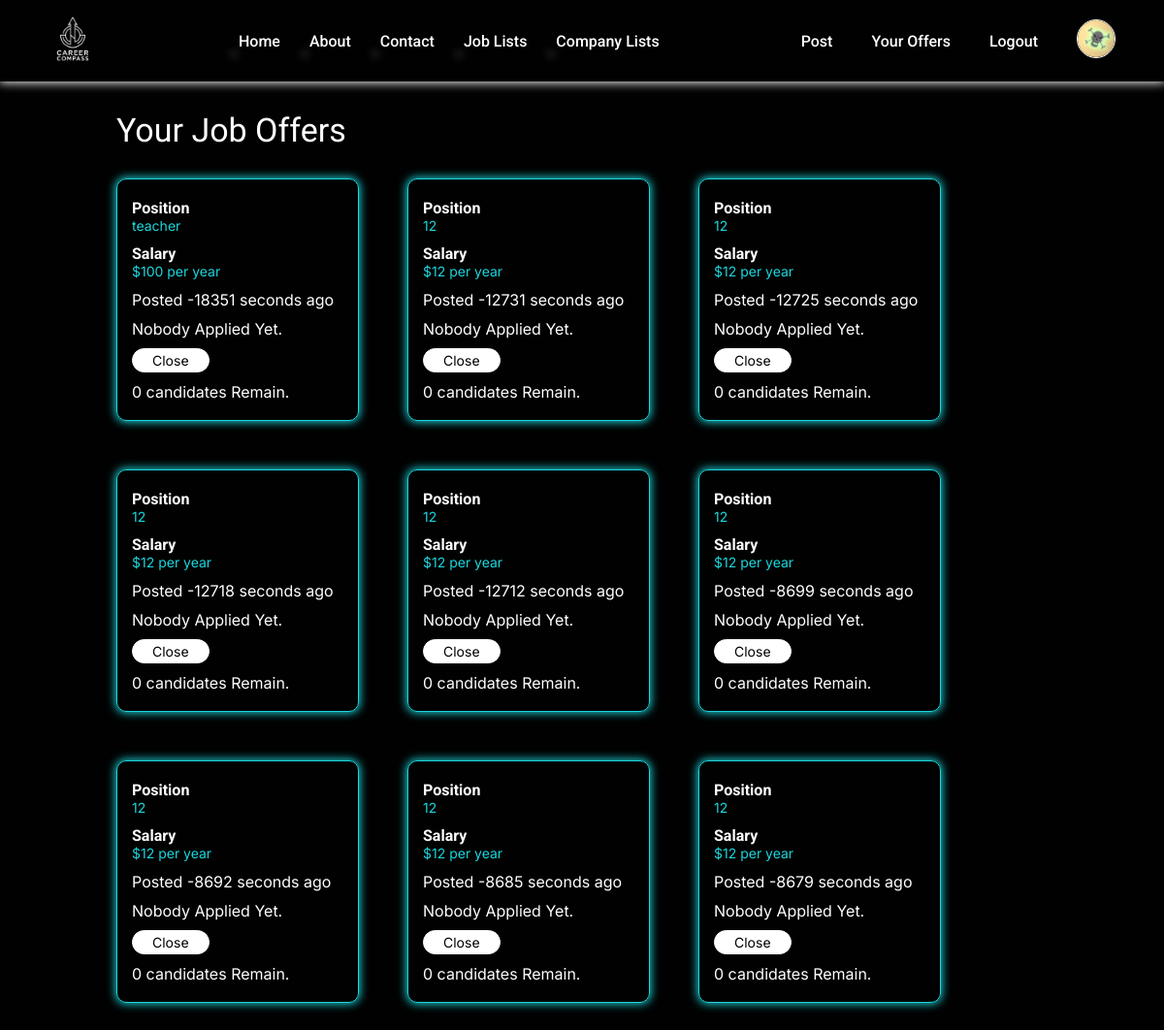
The page /offer/ (signed in) on the database its author committed.
### registration/models.py (models this page shows)
class User(AbstractUser):
    email = models.EmailField(unique=True)

class Company(models.Model):
    user = models.OneToOneField(User, on_delete=models.CASCADE, related_name="company")
    image = models.ImageField(upload_to='images/')
    location = models.TextField()
    description = models.TextField()

### jobs/models.py (models this page shows)
class Job(models.Model):
    owner = models.ForeignKey(Company, on_delete=models.CASCADE, related_name="jobs")
    position = models.CharField(max_length=64)
    salary = models.IntegerField()
    location = models.TextField()
    workingTime = models.IntegerField()
    field = models.CharField(max_length=64)
    description = models.TextField()
    requirement = models.TextField()
    benefit = models.TextField()
    type = models.CharField(max_length=5, default="open")
    year = models.IntegerField()
    month = models.IntegerField()
    day = models.IntegerField()
    hour = models.IntegerField()
    minute = models.IntegerField()
    second = models.IntegerField()

### jobs/views.py (the view)
# urls.py: path("offer/", views.offer, name="offer"),
def offer(request):
    if request.method == "GET":
        if request.user.is_authenticated:
            if hasattr(request.user, "company"):
                openJobs = request.user.company.jobs.filter(type="open").order_by("-year", "-month", "-day", "-hour", "-minute", "-second")
                closeJobs = request.user.company.jobs.filter(type="close").order_by("-year", "-month", "-day", "-hour", "-minute", "-second")
                today = datetime.now()
                for job in openJobs:
                    postDate = datetime(year=job.year, month=job.month, day=job.day, hour=job.hour, minute=job.minute, second=job.second)
                    differenceTime = (today - postDate).total_seconds()
                    job.text = getPostTime(differenceTime)
                    job.applyCount = job.candidates.count()
                    job.remainingCount = job.candidates.filter(reject=False).count()
                for job in closeJobs:
                    postDate = datetime(year=job.year, month=job.month, day=job.day, hour=job.hour, minute=job.minute, second=job.second)
                    differenceTime = (today - postDate).total_seconds()
                    job.text = getPostTime(differenceTime)
                    job.applyCount = job.candidates.count()
                    job.remainingCount = job.candidates.filter(reject=False).count()
                return render(request, "offer.html", {
                    "openJobs" : openJobs,
                    "closeJobs" : closeJobs,
                    "type" : "company"
                })
            return HttpResponseRedirect(reverse("index"))
        return HttpResponseRedirect(reverse("index"))

### jobs/helpers.py (called while the page is built)
def getPostTime(seconds):
    if seconds > 86400:
        seconds = round(seconds // 86400)
        text = f"{seconds} days"
    elif seconds > 3600:
        print(True)
        seconds = round(seconds // 3600)
        text = f"{seconds} hours"
    elif seconds > 60:
        seconds = round(seconds // 60)
        text = f"{seconds} minutes"
    else:
        seconds = round(seconds)
        text = f"{seconds} seconds"
    return text

### templates/offer.html (shortened to what this page needs)
{% extends "layout.html" %}
{% load static %}
{% block css %}
    <link rel="stylesheet" href="{% static 'css/offer.css' %}">
{% endblock %}
{% block main %}
    {% if openJobs or closeJobs %}
        {% if openJobs %}
            <h1 class="offer-heading">Your Job Offers</h1>
            <div class="joboffer-list open-jobs">
                {% for job in openJobs %}
                    <div class="job">
                        <div class="info">
                            <h4>Position</h4>
                            <span>{{job.position}}</span>
                        </div>
                        <div class="info">
                            <h4>Salary</h4>
                            <span>${{job.salary}} per year</span>
                        </div>
                        <p>Posted {{job.text}} ago</p>
                        <div class="button-list">
                            {% if job.applyCount == 0 %}
                                <p>Nobody Applied Yet.</p>
                            {% else %}
                                <p>{{job.applyCount}} Total Applys.</p>
                            {% endif %}
                            <button class="closeBtn btn">Close</button>
                            {% if job.remainingCount == 0 %}
                                <p>0 candidates Remain.</p>
                            {% else %}
                                <a href="{% url 'getCandidates' job.id %}" class="btn detailBtn">{{job.remainingCount}} Remaining.</a>
                            {% endif %}
                        </div>
                    </div>
                {% endfor %}
            </div>
        {% endif %}
    {% else %}
        <p>You don't have any job offer.</p>
        <a href="{% url 'post' %}">Post Some Here.</a>
    {% endif %}
{% endblock %}

### templates/layout.html (shortened to what this page needs)
{% load static %}
<!DOCTYPE html>
<html lang="en">
<head>
    <link rel="stylesheet" href="{% static 'css/layout.css' %}">
    {% block css %}
    {% endblock %}
</head>
<body>
    <header class="header">
        <nav class="navigation-bar">
            <ul>
                <li>
                    <a href="{% url 'index' %}">
                        <img class="logo" src="{% static 'images/logo.png' %}" alt="CareerCompass">
                    </a>
                </li>
            </ul>
            <ul>
                <li><a href="#">Home</a></li>
                <li><a href="#">About</a></li>
                <li><a href="#">Contact</a></li>
                <li><a href="{% url 'jobs' %}">Job Lists</a></li>
                <li><a href="#">Company Lists</a></li>
            </ul>
            <ul>
                {% if type == "employee" %}
                    <li><a href="{% url 'logout' %}">Logout</a></li>
                    <li><a href="#">
                        <img src="{{user.employee.image.url}}" alt="{{user.username}}" class="profile">
                    </a></li>
                {% elif type == "company" %}
                    <li><a href="{% url 'post' %}">Post</a></li>
                    <li><a href="{% url 'offer' %}">Your Offers</a></li>
                    <li><a href="{% url 'logout' %}">Logout</a></li>
                    <li><a href="#">
                        <img src="{{user.company.image.url}}" alt="{{user.username}}" class="profile">
                    </a></li>
                {% else %}
                    <li><a href="{% url 'register_view' %}" class="register">Register</a></li>
                    <li><a href="{% url 'login' %}" class="signin">Sign In</a></li>
                {% endif %}
            </ul>
        </nav>
    </header>
    {% block main %}
    {% endblock %}
</body>
</html>

### static/css/layout.css (style rules this page uses)
* { margin: 0; padding: 0; box-sizing: border-box; }
:root { --backColor : #010101; --textColor : #FFFFFF; --styleColor : #1CD6DC; --headingFont : "Roboto", sans-serif; --textFont : "Inter", sans-serif; --largestSize : 40px; --largeSize : 34px; --mediumSize : 20px; --textSize : 16px; --smallSize : 14px; }
body { background-color: var(--backColor); overflow-x: hidden; }
.profile { width: 40px; height: 40px; border-radius: 50%; object-fit: cover; object-position: center; border: 1px solid var(--textColor); }
.header { background-color: var(--backColor); font-family: var(--headingFont); font-weight: 500; font-size: var(--textSize); box-shadow: 0px 0px 10px 1px var(--textColor); position: sticky; top: 0; z-index: 3; }
.navigation-bar, .navigation-bar ul { display: flex; justify-content: space-between; align-items: center; }
.navigation-bar ul { list-style-type: none; }
.navigation-bar ul li { padding: 0px 5px; }
.header .navigation-bar ul li a { text-decoration: none; color: var(--textColor); }
.logo { width: 80px; margin-left: 30px; }
.navigation-bar ul:nth-child(2) li { margin: 0px 10px; position: relative; }
.navigation-bar ul:nth-child(2) li::after { content: ''; position: absolute; width: 0px; height: 2px; background-color: var(--textColor); left: 0; bottom: -5px; transition: all 0.3s linear; box-shadow: 0px 0px 10px 1px var(--textColor); }
.navigation-bar ul:nth-child(3) { margin-right: 30px; }
.navigation-bar ul:nth-child(3) li { margin: 0px 5px; }
.navigation-bar ul:nth-child(3) li a { padding: 5px 10px; display: block; transition: all 0.3s linear; }

### static/css/offer.css (style rules this page uses)
* { margin: 0; padding: 0; box-sizing: border-box; }
:root { --backColor : #010101; --textColor : #FFFFFF; --styleColor : #1CD6DC; --headingFont : "Roboto", sans-serif; --textFont : "Inter", sans-serif; --largestSize : 40px; --largeSize : 34px; --mediumSize : 20px; --textSize : 16px; --smallSize : 14px; }
body { min-height: 100vh; background-color: var(--backColor); position: relative; }
h1 { width: 80%; text-align: left; font-family: var(--headingFont); font-size: var(--largeSize); font-weight: 400; margin: 30px auto; color: var(--textColor); }
.joboffer-list { display: flex; gap: 50px; align-items: center; width: 80%; margin: 30px auto; flex-wrap: wrap; }
.job { width: 250px; height: 250px; color: var(--textColor); border: 1px solid var(--styleColor); padding: 10px 15px; border-radius: 10px; box-shadow: 0px 0px 10px 1px var(--styleColor); flex-grow: 0; flex-shrink: 0; opacity: 0; transition: all 1.2s linear; }
h1 { opacity: 0; transition: all 1.2s linear; }
.show { opacity: 1; }
.job .info { margin: 10px 0px; }
.job .info h4 { font-family: var(--headingFont); font-size: (var(--textSize)); color: var(--textColor); }
.job .info span { font-family: var(--textFont); color: var(--styleColor); font-size: var(--smallSize); }
p { font-family: var(--textFont); font-size: var(--textSize); margin: 5px 0px; }
.button-list { display: flex; flex-flow: column; align-items: flex-start; gap: 0px; }
.btn { padding: 3px 5px; font-family: var(--textFont); border-radius: 20px; text-decoration: none; font-size: var(--smallSize); margin: 5px 0px; transition: all 0.5s linear; }
.closeBtn { background-color: var(--textColor); color: var(--backColor); border: 1px solid var(--textColor); padding: 3px 20px; cursor: pointer; }

### rows shown on the page
User: company.image (picture)
Job: position "teacher", salary "100", text "-18351 seconds", shows "Nobody Applied Yet.", shows "0 candidates Remain."
Job: position "12", salary "12", text "-12731 seconds", shows "Nobody Applied Yet.", shows "0 candidates Remain."
Job: position "12", salary "12", text "-12725 seconds", shows "Nobody Applied Yet.", shows "0 candidates Remain."
Job: position "12", salary "12", text "-12718 seconds", shows "Nobody Applied Yet.", shows "0 candidates Remain."
Job: position "12", salary "12", text "-12712 seconds", shows "Nobody Applied Yet.", shows "0 candidates Remain."
Job: position "12", salary "12", text "-8699 seconds", shows "Nobody Applied Yet.", shows "0 candidates Remain."
Job: position "12", salary "12", text "-8692 seconds", shows "Nobody Applied Yet.", shows "0 candidates Remain."
Job: position "12", salary "12", text "-8685 seconds", shows "Nobody Applied Yet.", shows "0 candidates Remain."
Job: position "12", salary "12", text "-8679 seconds", shows "Nobody Applied Yet.", shows "0 candidates Remain."
